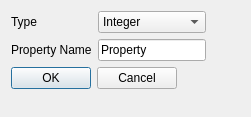
<?xml version="1.0" encoding="UTF-8"?>
<ui version="4.0">
 <class>ccAddNewVariantProperty</class>
 <widget class="QDialog" name="ccAddNewVariantProperty">
  <property name="geometry">
   <rect>
    <x>0</x>
    <y>0</y>
    <width>251</width>
    <height>117</height>
   </rect>
  </property>
  <property name="windowTitle">
   <string>Dialog</string>
  </property>
  <layout class="QFormLayout" name="formLayout">
   <item row="0" column="0">
    <layout class="QGridLayout" name="gridLayout">
     <item row="0" column="0">
      <widget class="QLabel" name="label">
       <property name="text">
        <string>Type</string>
       </property>
      </widget>
     </item>
     <item row="0" column="1">
      <widget class="QComboBox" name="cmbType">
       <item>
        <property name="text">
         <string>Integer</string>
        </property>
       </item>
       <item>
        <property name="text">
         <string>Numeric</string>
        </property>
       </item>
       <item>
        <property name="text">
         <string>String</string>
        </property>
       </item>
       <item>
        <property name="text">
         <string>Vector</string>
        </property>
       </item>
      </widget>
     </item>
     <item row="1" column="1">
      <widget class="QLineEdit" name="lneName">
       <property name="text">
        <string>Property</string>
       </property>
      </widget>
     </item>
     <item row="1" column="0">
      <widget class="QLabel" name="label_2">
       <property name="text">
        <string>Property Name</string>
       </property>
      </widget>
     </item>
    </layout>
   </item>
   <item row="1" column="0">
    <widget class="QDialogButtonBox" name="buttonBox">
     <property name="orientation">
      <enum>Qt::Horizontal</enum>
     </property>
     <property name="standardButtons">
      <set>QDialogButtonBox::Cancel|QDialogButtonBox::Ok</set>
     </property>
    </widget>
   </item>
  </layout>
 </widget>
 <resources/>
 <connections>
  <connection>
   <sender>buttonBox</sender>
   <signal>accepted()</signal>
   <receiver>ccAddNewVariantProperty</receiver>
   <slot>accept()</slot>
   <hints>
    <hint type="sourcelabel">
     <x>248</x>
     <y>254</y>
    </hint>
    <hint type="destinationlabel">
     <x>157</x>
     <y>274</y>
    </hint>
   </hints>
  </connection>
  <connection>
   <sender>buttonBox</sender>
   <signal>rejected()</signal>
   <receiver>ccAddNewVariantProperty</receiver>
   <slot>reject()</slot>
   <hints>
    <hint type="sourcelabel">
     <x>316</x>
     <y>260</y>
    </hint>
    <hint type="destinationlabel">
     <x>286</x>
     <y>274</y>
    </hint>
   </hints>
  </connection>
 </connections>
</ui>
